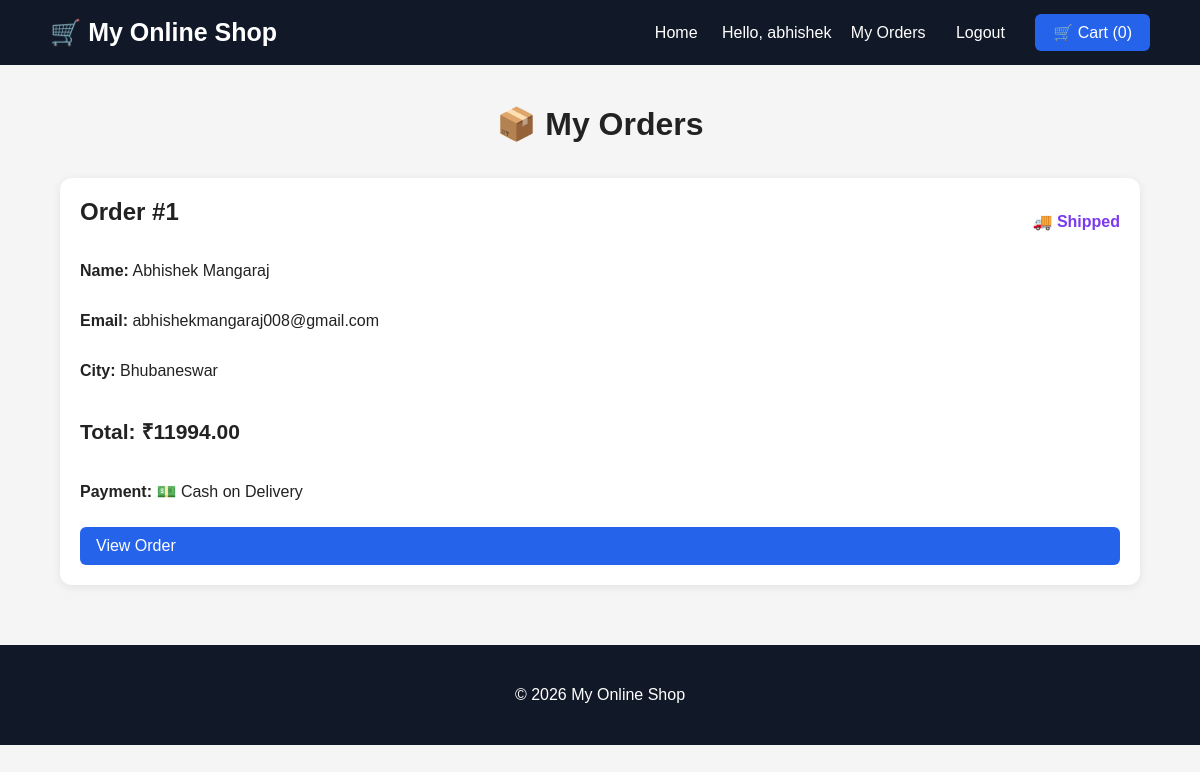
The page /orders/my-orders/ (signed in) on the database its author committed.
### orders/models.py (models this page shows, shortened)
class Order(models.Model):
    first_name = models.CharField(max_length=50)
    last_name = models.CharField(max_length=50)
    email = models.EmailField()
    address = models.CharField(max_length=250)
    postal_code = models.CharField(max_length=20)
    city = models.CharField(max_length=100)
    payment_method = models.CharField(
    max_length=20,
    default='cod'
)
    status = models.CharField(
    max_length=20,
    choices=ORDER_STATUS,
    default='pending'
)
    created = models.DateTimeField(auto_now_add=True)
    updated = models.DateTimeField(auto_now=True)
    paid = models.BooleanField(default=False)
    class Meta:
        ordering = ['-created']
    def get_total_cost(self):
        return sum(item.get_cost() for item in self.items.all())

class OrderItem(models.Model):
    order = models.ForeignKey(
        Order,
        related_name='items',
        on_delete=models.CASCADE
    )
    product = models.ForeignKey(
        'shop.Product',
        related_name='order_items',
        on_delete=models.CASCADE
    )
    price = models.DecimalField(
        max_digits=10,
        decimal_places=2
    )
    quantity = models.PositiveIntegerField(default=1)
    def get_cost(self):
        return self.price * self.quantity

### orders/views.py (the view)
# urls.py: path('my-orders/', views.my_orders, name='my_orders'),
@login_required
def my_orders(request):
    orders = Order.objects.filter(
        email=request.user.email
    )
    return render(
        request,
        'orders/my_orders.html',
        {
            'orders': orders
        }
    )

### cart/cart.py (called while the page is built)
    def __len__(self):
        return sum(
            item['quantity']
            for item in self.cart.values()
        )

### cart/context_processors.py (called while the page is built)
def cart(request):
    return {
        'cart': Cart(request)
    }

### orders/templates/orders/my_orders.html (shortened to what this page needs)
{% extends "base.html" %}
{% block content %}
<h1 class="page-title">
    📦 My Orders
</h1>
{% for order in orders %}
<div class="product-card" style="
    margin-bottom: 25px;
">
    <div style="
        display: flex;
        justify-content: space-between;
        align-items: center;
        flex-wrap: wrap;
        gap: 10px;
    ">
        <h2>
            Order #{{ order.id }}
        </h2>
        {% if order.status == 'pending' %}
            <span style="
                color: #f59e0b;
                font-weight: bold;
            ">
                🟡 Pending
            </span>
        {% elif order.status == 'shipped' %}
            <span style="
                color: #7c3aed;
                font-weight: bold;
            ">
                🚚 Shipped
            </span>
        {% endif %}
    </div>
    <p>
        <strong>Name:</strong>
        {{ order.first_name }} {{ order.last_name }}
    </p>
    <p>
        <strong>Email:</strong>
        {{ order.email }}
    </p>
    <p>
        <strong>City:</strong>
        {{ order.city }}
    </p>
    <p class="price">
        Total: ₹{{ order.get_total_cost }}
    </p>
    <p>
        <strong>Payment:</strong>
        {% if order.payment_method == 'cod' %}
            💵 Cash on Delivery
        {% elif order.payment_method == 'online' %}
            💳 Online Payment
        {% endif %}
    </p>
    <a
        href="{% url 'orders:order_detail' order.id %}"
        class="button"
    >
        View Order
    </a>
</div>
{% endfor %}
{% endblock %}

### templates/base.html (shortened to what this page needs)
<!DOCTYPE html>
<html lang="en">
<head>
</head>
<body>
    <nav>
        <a href="/" class="logo">
            🛒 My Online Shop
        </a>
<div>
    <a href="/" style="margin-right: 20px;">
        Home
    </a>
    {% if user.is_authenticated %}
        <span style="
            color: white;
            margin-right: 15px;
        ">
            Hello, {{ user.username }}
        </span>
        <a
            href="{% url 'orders:my_orders' %}"
            style="margin-right: 20px;"
        >
            My Orders
        </a>
        <form
            method="post"
            action="{% url 'logout' %}"
            style="
                display: inline;
                margin-right: 20px;
            "
        >
            <button
                type="submit"
                style="
                    background: none;
                    border: none;
                    color: white;
                    cursor: pointer;
                    font-size: 16px;
                "
            >
                Logout
            </button>
        </form>
    {% endif %}
<a
    href="/cart/"
    class="cart-link"
>
    🛒 Cart ({{ cart|length }})
</a>
</div>
    </nav>
    <div class="container">
        {% block content %}
        {% endblock %}
    </div>
    <footer>
        <p>
            © 2026 My Online Shop
        </p>
    </footer>
</body>
</html>

### templates/base.html (style rules this page uses)
* { box-sizing: border-box; }
body { margin: 0; font-family: Arial, sans-serif; background: #f5f5f5; color: #222; }
nav { background: #111827; padding: 18px 50px; display: flex; justify-content: space-between; align-items: center; flex-wrap: wrap; gap: 15px; }
nav a { color: white; text-decoration: none; }
.logo { font-size: 25px; font-weight: bold; }
.cart-link { background: #2563eb; padding: 10px 18px; border-radius: 6px; }
.container { width: 90%; max-width: 1200px; margin: 40px auto; }
.page-title { text-align: center; margin-bottom: 35px; }
.product-card { background: white; padding: 20px; border-radius: 12px; box-shadow: 0 2px 10px rgba(0, 0, 0, 0.08); transition: 0.3s; }
.product-card h2 { margin-top: 0; }
.price { font-size: 21px; font-weight: bold; }
.button { display: inline-block; background: #2563eb; color: white; text-decoration: none; padding: 10px 16px; border-radius: 6px; margin-top: 10px; }
footer { margin-top: 60px; background: #111827; color: white; text-align: center; padding: 25px; }
.product-card { height: 100%; display: flex; flex-direction: column; }

### rows shown on the page
Order: id "1", status "🚚 Shipped", first_name "Abhishek", last_name "Mangaraj", email "abhishekmangaraj008@gmail.com", city "Bhubaneswar", get_total_cost "11994.00", payment_method "💵 Cash on Delivery"

### other values the page prints
{{ user.username }} "abhishek"
{{ cart|length }} "0"
